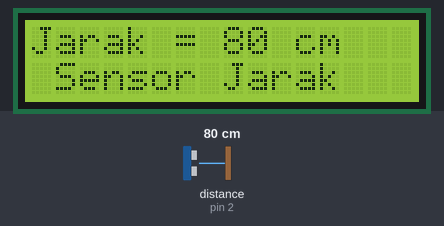
This sketch was run on a simulated Arduino Uno, built with avr-gcc and run on an emulated ATmega328P. Shown: 16×2 character LCD. Wiring (inferred from the names in the program): ultrasonic range finder: trigger pin 3; echo pin 2. The test bench sets the inputs (shaded band); at power-on: distance to the obstacle (sensor on pin 2) 80 cm. The echo pulse lasts 58.3 µs per cm; what the sketch prints to the serial monitor is not drawn.

Above: at 1.2 s.
1.3 s: distance to the obstacle (sensor on pin 2) set to 2 cm
At 1.45 s:
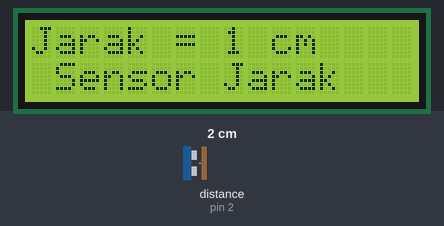
3.0 s: distance to the obstacle (sensor on pin 2) set to 4 cm
At 3.15 s:
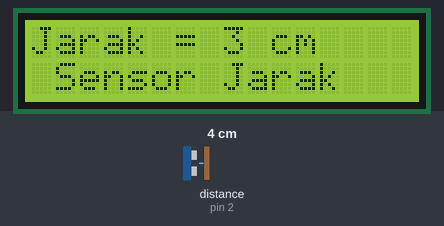
4.6 s: distance to the obstacle (sensor on pin 2) set to 9 cm
At 4.76 s:
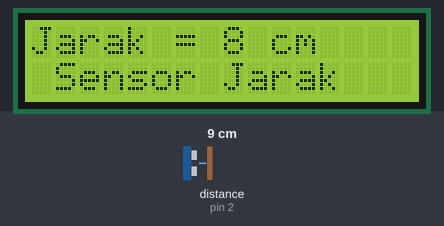

Measured:
- after the input at 1.3 s, the display: first differs from a run without the input after 0.10 s (image 1)
- after the input at 4.6 s, the display: first differs from a run without the input after 0.11 s (image 3)

The sketch:

Sensorjarak.ino
```cpp
/*
 * Program Ini didedikasikan Untuk Pembelajaran
 *
 * Didesain Oleh
 *
 * Rizka Reza Pahlevi
 */

// include the library code:
#include <LiquidCrystal.h>

#define echoPin 2             //inisialisai echo pin pada port 6
#define initPin 3             // inisialisasi triger pin pada port 5
unsigned long pulseTime = 0;  // variabel untuk membaca pulsa

// inisialisai LCD
LiquidCrystal lcd(8, 9, 4, 5, 6, 7);

void setup() {
 //Setup LCD
 Serial.begin(9600);
 lcd.begin(16, 2);
 Serial.begin(9600);

 // setting output pada pin initPin
 pinMode(initPin, OUTPUT);
 //setting input untuk pin Echo
 pinMode(echoPin, INPUT);
}

void loop() {
 digitalWrite(initPin, HIGH);
 delayMicroseconds(10);
 digitalWrite(initPin, LOW);

 pulseTime = pulseIn(echoPin, HIGH);

 lcd.setCursor(0,0);
 lcd.print("Jarak = ");
 lcd.print(pulseTime / 58, DEC);
 Serial.print(pulseTime / 58, DEC);
 Serial.print(" Cm \n");
 lcd.print(" cm");
 lcd.setCursor(0,1);
 lcd.print(" Sensor Jarak");

 delay(100);
 lcd.clear();
}
```
